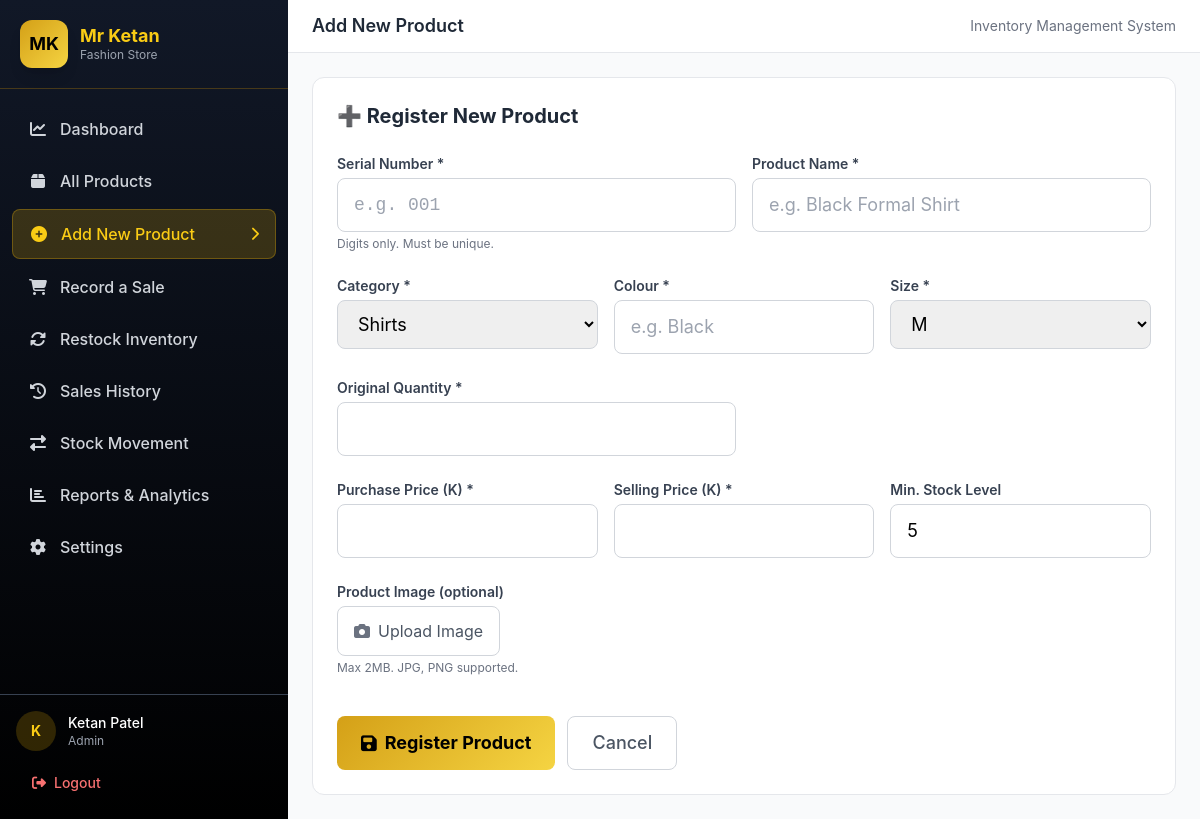
Screenshot of /add_product.php (signed in) with the database file from the repository.
### tables this page shows
CREATE TABLE settings (
    id INT AUTO_INCREMENT PRIMARY KEY,
    setting_key VARCHAR(50) NOT NULL UNIQUE,
    setting_value TEXT,
    INDEX idx_key (setting_key)
);

CREATE TABLE categories (
    id INT AUTO_INCREMENT PRIMARY KEY,
    category_name VARCHAR(50) NOT NULL UNIQUE,
    description TEXT,
    created_at TIMESTAMP DEFAULT CURRENT_TIMESTAMP
);

### config/app.php (called while the page is built, shortened)
<?php
function e($string) {
    return htmlspecialchars($string, ENT_QUOTES, 'UTF-8');
}
function get_setting($pdo, $key, $default = '') {
    $stmt = $pdo->prepare("SELECT setting_value FROM settings WHERE setting_key = ?");
    $stmt->execute([$key]);
    $result = $stmt->fetch();
    return $result ? $result['setting_value'] : $default;
}

### includes/functions.php (called while the page is built, shortened)
<?php
require_once __DIR__ . '/../config/database.php';
require_once __DIR__ . '/../config/app.php';
function get_categories($pdo) {
    return $pdo->query("SELECT * FROM categories ORDER BY category_name")->fetchAll();
}

### add_product.php (the view, shortened to what this page needs)
<?php
require_once __DIR__ . '/includes/functions.php';
$currency = get_setting($pdo, 'currency', 'K');
$categories = get_categories($pdo);
$edit_id = $_GET['edit'] ?? null;
$product = null;
if ($product) {
    $form = $product;
} else {
    $form = [
        'serial_number' => $_POST['serial_number'] ?? '',
        'product_name' => $_POST['product_name'] ?? '',
        'category_id' => $_POST['category_id'] ?? 1,
        'colour' => $_POST['colour'] ?? '',
        'size' => $_POST['size'] ?? 'M',
        'original_quantity' => $_POST['original_quantity'] ?? '',
        'current_quantity' => $_POST['current_quantity'] ?? '',
        'purchase_price' => $_POST['purchase_price'] ?? '',
        'selling_price' => $_POST['selling_price'] ?? '',
        'minimum_stock_level' => $_POST['minimum_stock_level'] ?? get_setting($pdo, 'low_stock_threshold', 5),
    ];
}
$sizes = ['XS', 'S', 'M', 'L', 'XL', 'XXL', 'Free Size'];
include __DIR__ . '/includes/header.php';
include __DIR__ . '/includes/sidebar.php';
?>
<div class="max-w-4xl mx-auto">
    <div class="bg-white rounded-xl border border-gray-200 p-6">
        <h2 class="text-xl font-bold text-gray-800 mb-6"><?php echo $edit_id ? '✏️ Edit Product' : '➕ Register New Product'; ?></h2>
        <form method="POST" enctype="multipart/form-data" class="space-y-6">
            <div class="grid grid-cols-1 md:grid-cols-2 gap-4">
                <div>
                    <label class="block text-sm font-semibold text-gray-700 mb-1">Serial Number *</label>
                    <input type="text" name="serial_number" value="<?php echo e($form['serial_number']); ?>"
                           class="w-full px-4 py-3 border border-gray-300 rounded-lg text-lg font-mono focus:ring-2 focus:ring-yellow-500 outline-none"
                           placeholder="e.g. 001" required>
                    <p class="text-xs text-gray-500 mt-1">Digits only. Must be unique.</p>
                </div>
                <div>
                    <label class="block text-sm font-semibold text-gray-700 mb-1">Product Name *</label>
                    <input type="text" name="product_name" value="<?php echo e($form['product_name']); ?>"
                           class="w-full px-4 py-3 border border-gray-300 rounded-lg text-lg focus:ring-2 focus:ring-yellow-500 outline-none"
                           placeholder="e.g. Black Formal Shirt" required>
                </div>
            </div>
            <div class="grid grid-cols-1 md:grid-cols-3 gap-4">
                <div>
                    <label class="block text-sm font-semibold text-gray-700 mb-1">Category *</label>
                    <select name="category_id" class="w-full px-4 py-3 border border-gray-300 rounded-lg text-lg focus:ring-2 focus:ring-yellow-500 outline-none" required>
                        <?php foreach ($categories as $c): ?>
                        <option value="<?php echo $c['id']; ?>" <?php echo $form['category_id'] == $c['id'] ? 'selected' : ''; ?>><?php echo e($c['category_name']); ?></option>
                        <?php endforeach; ?>
                    </select>
                </div>
                <div>
                    <label class="block text-sm font-semibold text-gray-700 mb-1">Colour *</label>
                    <input type="text" name="colour" value="<?php echo e($form['colour']); ?>"
                           class="w-full px-4 py-3 border border-gray-300 rounded-lg text-lg focus:ring-2 focus:ring-yellow-500 outline-none"
                           placeholder="e.g. Black" required>
                </div>
                <div>
                    <label class="block text-sm font-semibold text-gray-700 mb-1">Size *</label>
                    <select name="size" class="w-full px-4 py-3 border border-gray-300 rounded-lg text-lg focus:ring-2 focus:ring-yellow-500 outline-none">
                        <?php foreach ($sizes as $s): ?>
                        <option value="<?php echo $s; ?>" <?php echo $form['size'] === $s ? 'selected' : ''; ?>><?php echo $s; ?></option>
                        <?php endforeach; ?>
                    </select>
                </div>
            </div>
            <div class="grid grid-cols-1 md:grid-cols-2 gap-4">
                <div>
                    <label class="block text-sm font-semibold text-gray-700 mb-1">Original Quantity *</label>
                    <input type="number" name="original_quantity" value="<?php echo e($form['original_quantity']); ?>"
                           class="w-full px-4 py-3 border border-gray-300 rounded-lg text-lg focus:ring-2 focus:ring-yellow-500 outline-none"
                           min="0" required>
                </div>
            </div>
            <div class="grid grid-cols-1 md:grid-cols-3 gap-4">
                <div>
                    <label class="block text-sm font-semibold text-gray-700 mb-1">Purchase Price (<?php echo $currency; ?>) *</label>
                    <input type="number" name="purchase_price" value="<?php echo e($form['purchase_price']); ?>"
                           class="w-full px-4 py-3 border border-gray-300 rounded-lg text-lg focus:ring-2 focus:ring-yellow-500 outline-none"
                           min="0" step="0.01" required>
                </div>
                <div>
                    <label class="block text-sm font-semibold text-gray-700 mb-1">Selling Price (<?php echo $currency; ?>) *</label>
                    <input type="number" name="selling_price" value="<?php echo e($form['selling_price']); ?>"
                           class="w-full px-4 py-3 border border-gray-300 rounded-lg text-lg focus:ring-2 focus:ring-yellow-500 outline-none"
                           min="0" step="0.01" required>
                </div>
                <div>
                    <label class="block text-sm font-semibold text-gray-700 mb-1">Min. Stock Level</label>
                    <input type="number" name="minimum_stock_level" value="<?php echo e($form['minimum_stock_level']); ?>"
                           class="w-full px-4 py-3 border border-gray-300 rounded-lg text-lg focus:ring-2 focus:ring-yellow-500 outline-none" min="0">
                </div>
            </div>
            <div>
                <label class="block text-sm font-semibold text-gray-700 mb-1">Product Image (optional)</label>
                <div class="flex items-center gap-4">
                    <label class="flex items-center gap-2 px-4 py-3 border border-gray-300 rounded-lg cursor-pointer hover:bg-gray-50">
                        <i class="fas fa-camera text-gray-500"></i>
                        <span class="text-gray-600">Upload Image</span>
                    </label>
                </div>
                <p class="text-xs text-gray-500 mt-1">Max 2MB. JPG, PNG supported.</p>
            </div>
            <div class="flex gap-3 pt-4">
                <button type="submit" class="flex items-center gap-2 px-6 py-3 btn-gold rounded-lg text-lg">
                    <i class="fas fa-save"></i> <?php echo $edit_id ? 'Update Product' : 'Register Product'; ?>
                </button>
                <a href="<?php echo BASE_URL; ?>products.php" class="px-6 py-3 border border-gray-300 rounded-lg text-gray-600 hover:bg-gray-50 font-medium text-lg">Cancel</a>
            </div>
        </form>
    </div>
</div>
<?php include __DIR__ . '/includes/footer.php'; ?>

### includes/header.php (style rules this page uses)
:root { --gold: #D4A017; --gold-light: #F5D442; --dark: #1a1a1a; }
body { font-family: 'Inter', -apple-system, BlinkMacSystemFont, sans-serif; }
.btn-gold { background: linear-gradient(135deg, #D4A017, #F5D442); color: #000; font-weight: 700; }

### rows the page displays
settings: category_id "Shirts", size "M", minimum_stock_level "5"
settings: setting_value "K"

### other values shown
$item[1] "Dashboard"
$item[1] "All Products"
$item[1] "Add New Product"
$item[1] "Record a Sale"
$item[1] "Restock Inventory"
$item[1] "Sales History"
$item[1] "Stock Movement"
$item[1] "Reports & Analytics"
$item[1] "Settings"
substr($user['full_name'] ?? 'U', 0, 1) "K"
$user['full_name'] "Ketan Patel"
$user['role'] "Admin"
$page_title "Add New Product"
